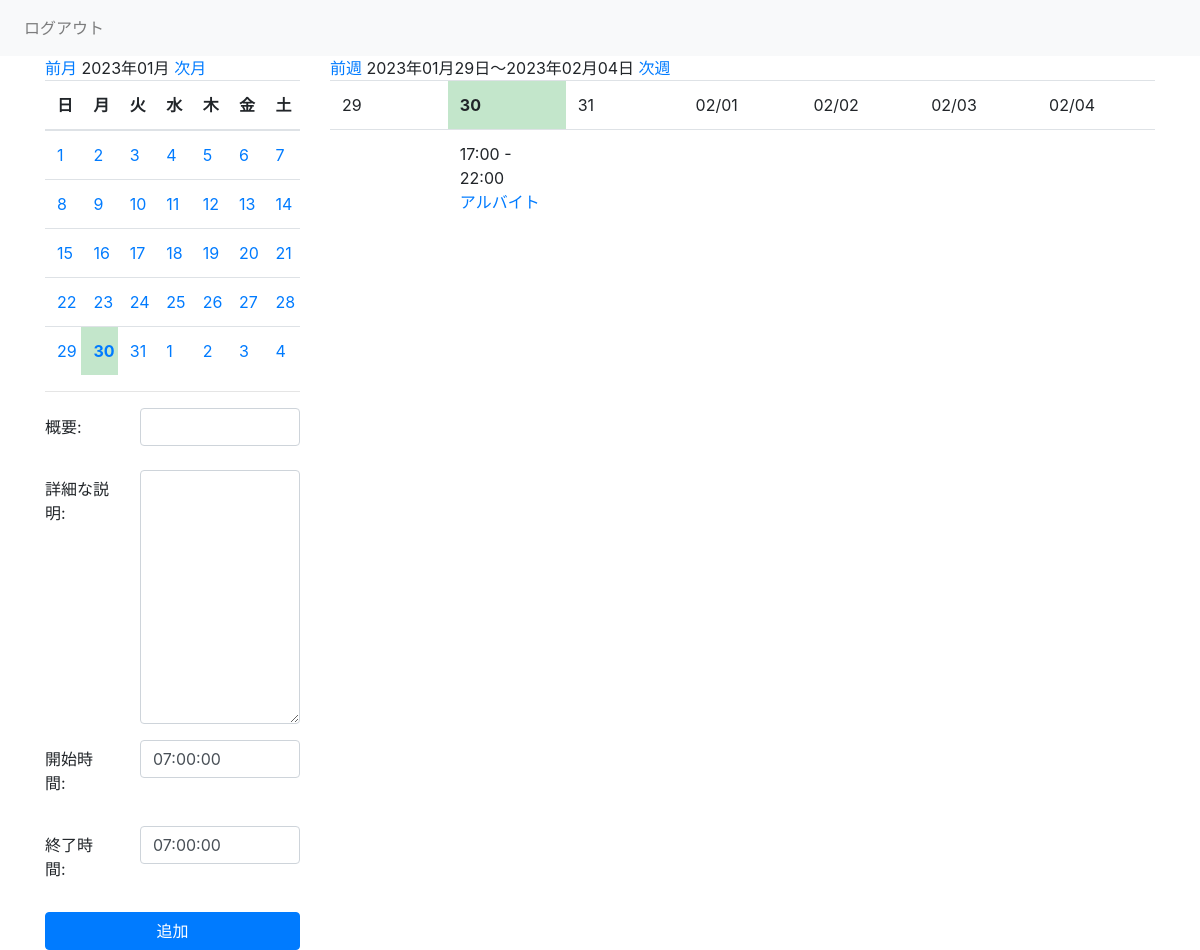
The app's page /mycalendar/ (signed in) with its own data.
### todo/models.py (models this page shows, shortened)
class Schedule(models.Model):
    summary = models.CharField('概要', max_length=50)
    description = models.TextField('詳細な説明', blank=True)
    start_time = models.TimeField('開始時間', default=datetime.time(7, 0, 0))
    end_time = models.TimeField('終了時間', default=datetime.time(7, 0, 0))
    date = models.DateField('日付')
    created_at = models.DateTimeField('作成日', default=timezone.now)
    user = models.OneToOneField(get_user_model(),on_delete=models.CASCADE)

### todo/views.py (the view, shortened to what this page needs)
# urls.py: path('mycalendar/', views.MyCalendar.as_view(), name='mycalendar'),
class MyCalendar(LoginRequiredMixin, mixins.MonthCalendarMixin, mixins.WeekWithScheduleMixin, generic.CreateView):
    template_name = 'todo/mycalendar.html'
    model = Schedule
    date_field = 'date'
    form_class = BS4ScheduleForm
    def get_context_data(self, **kwargs):
        context = super().get_context_data(**kwargs)
        week_calendar_context = self.get_week_calendar()
        month_calendar_context = self.get_month_calendar()
        context.update(week_calendar_context)
        context.update(month_calendar_context)
        month = self.kwargs.get('month')
        year = self.kwargs.get('year')
        day = self.kwargs.get('day')
        if month and year and day:
            date = datetime.date(year=int(year), month=int(month), day=int(day))
        else:
            date = datetime.date.today()
        context['selected_date'] = date
        return context
    def get_form_kwargs(self):
        kwgs = super().get_form_kwargs()
        kwgs["user"] = self.request.user
        return kwgs
    def get_queryset(self):
        user = self.request.user
        queryset = Schedule.objects.order_by('-date').filter(user=user)
        return queryset

### todo/forms.py (shortened to what this page needs)
class BS4ScheduleForm(forms.ModelForm):
    class Meta:
        model = Schedule
        fields = ('summary', 'description', 'start_time', 'end_time')
        widgets = {
            'summary': forms.TextInput(attrs={
                'class': 'form-control',
            }),
            'description': forms.Textarea(attrs={
                'class': 'form-control',
            }),
            'start_time': forms.TextInput(attrs={
                'class': 'form-control',
            }),
            'end_time': forms.TextInput(attrs={
                'class': 'form-control',
            }),
        }
    def __init__(self, user=None, *args, **kwargs):
        self.user = user
        super().__init__(*args, **kwargs)

### todo/mixins.py (called while the page is built)
    def setup_calendar(self):
        self._calendar = calendar.Calendar(self.first_weekday)

    def get_week_names(self):
        week_names = deque(self.week_names)
        week_names.rotate(-self.first_weekday)  # リスト内の要素を右に1つずつ移動...なんてときは、dequeを使うと中々面白いです
        return week_names

    def get_previous_month(self, date):
        if date.month == 1:
            return date.replace(year=date.year-1, month=12, day=1)
        else:
            return date.replace(month=date.month-1, day=1)

    def get_next_month(self, date):
        if date.month == 12:
            return date.replace(year=date.year+1, month=1, day=1)
        else:
            return date.replace(month=date.month+1, day=1)

    def get_month_days(self, date):
        return self._calendar.monthdatescalendar(date.year, date.month)

    def get_current_month(self):
        month = self.kwargs.get('month')
        year = self.kwargs.get('year')
        if month and year:
            month = datetime.date(year=int(year), month=int(month), day=1)
        else:
            month = datetime.date.today().replace(day=1)
        return month

    def get_month_calendar(self):
        self.setup_calendar()
        current_month = self.get_current_month()
        calendar_data = {
            'now': datetime.date.today(),
            'month_days': self.get_month_days(current_month),
            'month_current': current_month,
            'month_previous': self.get_previous_month(current_month),
            'month_next': self.get_next_month(current_month),
            'week_names': self.get_week_names(),
        }
        return calendar_data

### todo/templates/todo/mycalendar.html (shortened to what this page needs)
{% extends 'todo/base.html' %}
{% block header %}
    <nav class="navbar navbar-expand-lg navbar-light bg-light">
        <div class="collapse navbar-collapse" id="navbarSupportedContent">
            <ul class="navbar-nav mr-auto">
                <li class="nav-item">
                    <a class="nav-link" href="{% url 'Logout' %}">ログアウト</a>
                </li>
            </ul>
        </div>
    </nav>
{% endblock %}
{% block content %}
    <div class="row">
        <div class="col-md-3">
            {% include 'todo/includes/month.html' %}
            <hr>
            <form action="" method="POST">
                {% for field in form %}
                    <div class="form-group row">
                        <label for="{{ field.id_for_label }}"
                               class="col-sm-4 col-form-label">{{ field.label_tag }}</label>
                        <div class="col-sm-8">
                            {{ field }}
                        </div>
                    </div>
                {% endfor %}
                <button type="submit" class="btn btn-primary btn-block">追加</button>
            </form>
        </div>
        <div class="col-md-9">
            {% include 'todo/includes/week.html' %}
        </div>
    </div>
{% endblock %}
{% block extrajs %}
    <link rel="stylesheet" type="text/css"
          href="https://cdnjs.cloudflare.com/ajax/libs/timedropper/1.0/timedropper.min.css">
{% endblock %}

### todo/templates/todo/includes/week.html
    <a href="{% url 'mycalendar' week_previous.year week_previous.month  week_previous.day %}">前週</a>
    {{ week_first | date:"Y年m月d日" }}〜{{ week_last | date:"Y年m月d日" }}
    <a href="{% url 'mycalendar' week_next.year week_next.month  week_next.day %}">次週</a>
    <table class="table" style="table-layout: fixed;">
        <tbody>
        <tr>
            {% for day in week_days %}
                <td class="{% if selected_date == day %}current{% endif %}{% if now == day %} table-success{% endif %} ">
            {% if week_first.month != day.month %}
                {{ day | date:"m/d" }}
            {% else %}
                {{ day.day }}
            {% endif %}
            </td>
            {% endfor %}
        </tr>
        <tr>
            {% for schedules in week_day_schedules.values %}
                <td>
                    {% for s in schedules %}
                        {{ s.start_time }} - {{ s.end_time }}<br>
                        <a href="{% url 'schedule_detail' s.pk %}">{{ s.summary | linebreaks }}</a>
                    {% endfor %}
                </td>
            {% endfor %}
        </tr>
        </tbody>
    </table>

### todo/static/css/style2.css (style rules this page uses)
.current { background-color: #FDF5E6; font-weight: bold; }

### records on screen
Schedule: start_time "17:00", end_time "22:00", summary "アルバイト"

### other values on screen
{{ month_current | date:"Y年m月" }} "2023年01月"
{{ w }} "日" "月" "火" "水" "木" "金" "土"
{{ day.day }} "1" "2" "3" "4" "5" "6" "7" "8" "9" "10" "11" "12" "13" "14" "15" "16" "17" "18" "19" "20" "21" "22" "23" "24" "25" "26" "27" "28" "29" "30" "31" "1" "2" "3" "4"
{{ field.label_tag }} "概要:" "詳細な説明:" "開始時間:" "終了時間:"
{{ week_first | date:"Y年m月d日" }} "2023年01月29日"
{{ week_last | date:"Y年m月d日" }} "2023年02月04日"
{{ day.day }} "29" "30" "31"
{{ day | date:"m/d" }} "02/01" "02/02" "02/03" "02/04"
